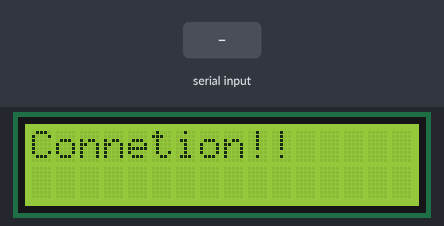
A sketch run on a simulated Arduino Uno, built with avr-gcc and run on an emulated ATmega328P. Parts: 16×2 character LCD. The test bench sets the inputs (shaded band).

Above: at 1.2 s.
1.3 s: byte 30 received over Serial
At 2.1 s:
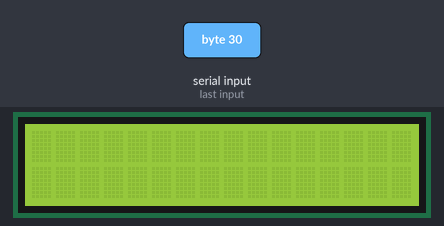
4.3 s: byte 90 received over Serial
At 5.6 s:
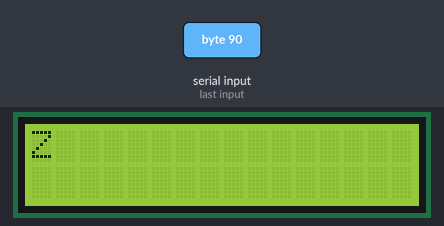
7.3 s: byte 120 received over Serial
At 7.8 s:
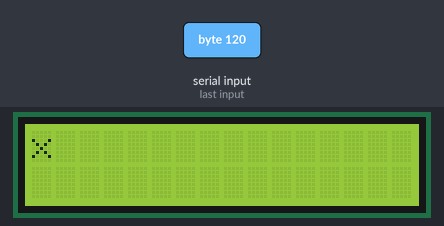
Timing chart, 0 to 10.3 s (numbered marks = the images above; inputs shaded):
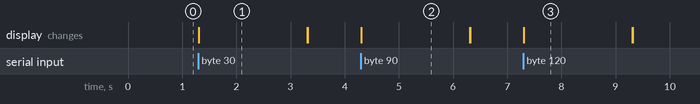

Measured:
- after the input at 1.3 s, the display: changes at once (image 1)
- after the input at 4.3 s, the display: changes at once (image 2)
- after the input at 7.3 s, the display: changes at once (image 3)
- what the display in image 2 shows lasts 2.0 s, from 4.3 s to 6.3 s

The sketch:

test_serial.ino
```cpp
//for Arduino UNO board(display unit)
#include <Wire.h>
#include <LiquidCrystal_I2C.h>
const int nCols = 16;
const int nRows = 2;
//Setting up the lcd
int tmp;
LiquidCrystal_I2C lcd(0x27, nCols,nRows);
void setup() {
  lcd.begin();
  Serial.begin(9600);
}

void loop() {
  // put your main code here, to run repeatedly:
  if(Serial.available() > 0)
  {
    lcd.clear(); //clear error when don't connect properly
    tmp = Serial.read();
    lcd.write(tmp);
    delay(2000);//have to delay == Practicum
    lcd.clear();
  }
  else{
    lcd.print("Connetion!!");//for error exception in lcd
    while(Serial.available() == 0)
    {}
  }
}
```
